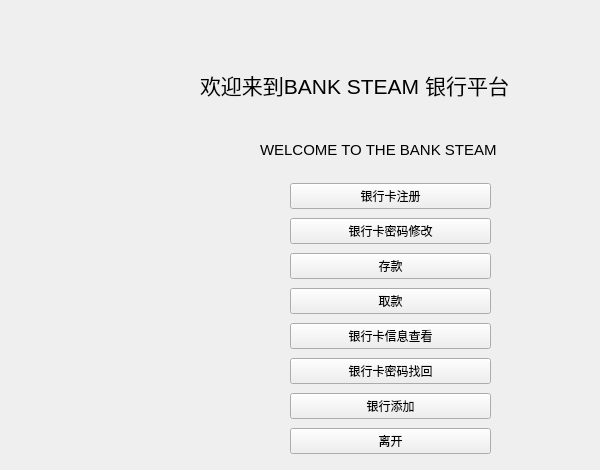
    <widget class="QWidget" name="page">
     <widget class="QLabel" name="label">
      <property name="geometry">
       <rect>
        <x>260</x>
        <y>120</y>
        <width>271</width>
        <height>61</height>
       </rect>
      </property>
      <property name="text">
       <string>&lt;html&gt;&lt;head/&gt;&lt;body&gt;&lt;p&gt;&lt;span style=&quot; font-size:11pt;&quot;&gt;WELCOME TO THE BANK STEAM&lt;/span&gt;&lt;/p&gt;&lt;/body&gt;&lt;/html&gt;</string>
      </property>
     </widget>
     <widget class="QLabel" name="label_2">
      <property name="geometry">
       <rect>
        <x>200</x>
        <y>60</y>
        <width>391</width>
        <height>51</height>
       </rect>
      </property>
      <property name="text">
       <string>&lt;html&gt;&lt;head/&gt;&lt;body&gt;&lt;p&gt;&lt;span style=&quot; font-size:16pt;&quot;&gt;欢迎来到BANK STEAM 银行平台&lt;/span&gt;&lt;/p&gt;&lt;/body&gt;&lt;/html&gt;</string>
      </property>
     </widget>
     <widget class="QWidget" name="verticalLayoutWidget">
      <property name="geometry">
       <rect>
        <x>290</x>
        <y>180</y>
        <width>201</width>
        <height>281</height>
       </rect>
      </property>
      <layout class="QVBoxLayout" name="verticalLayout">
       <item>
        <widget class="QPushButton" name="regesister">
         <property name="text">
          <string>银行卡注册</string>
         </property>
        </widget>
       </item>
       <item>
        <widget class="QPushButton" name="code_master">
         <property name="text">
          <string>银行卡密码修改</string>
         </property>
        </widget>
       </item>
       <item>
        <widget class="QPushButton" name="deposit">
         <property name="text">
          <string>存款</string>
         </property>
        </widget>
       </item>
       <item>
        <widget class="QPushButton" name="takemoney">
         <property name="text">
          <string>取款</string>
         </property>
        </widget>
       </item>
       <item>
        <widget class="QPushButton" name="ifo_check">
         <property name="text">
          <string>银行卡信息查看</string>
         </property>
        </widget>
       </item>
       <item>
        <widget class="QPushButton" name="find_code">
         <property name="text">
          <string>银行卡密码找回</string>
         </property>
        </widget>
       </item>
       <item>
        <widget class="QPushButton" name="bank_add">
         <property name="text">
          <string>银行添加</string>
         </property>
        </widget>
       </item>
       <item>
        <widget class="QPushButton" name="leave_sys">
         <property name="text">
          <string>离开</string>
         </property>
        </widget>
       </item>
      </layout>
     </widget>
    </widget>
